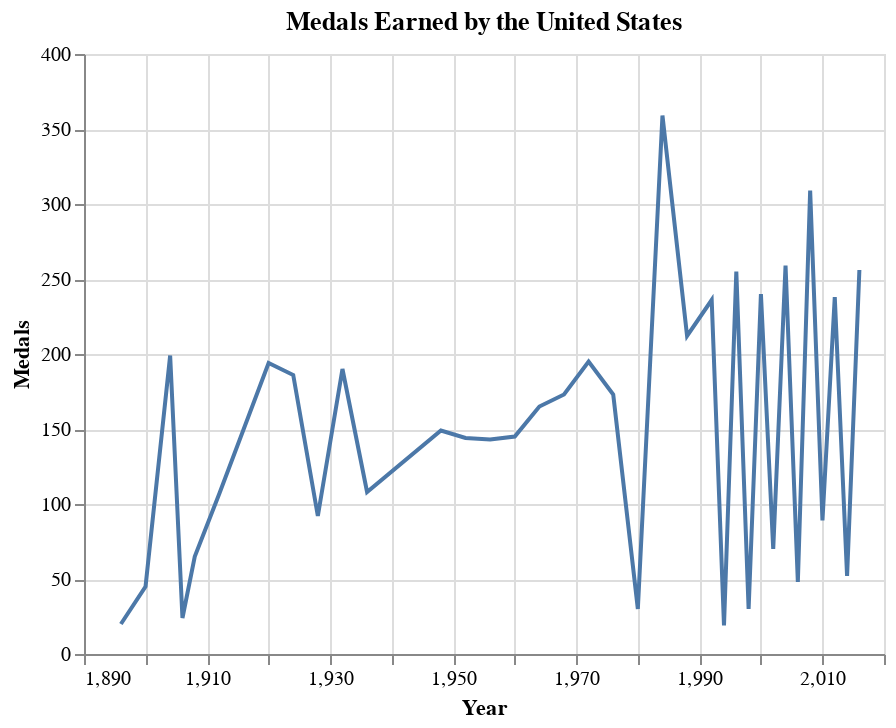

Source (notebook cell):
### Code cell
df2 = df.dropna(subset = 'Medal', inplace = False)
us = df2.groupby(['Team', 'Year'])['Medal'].count().unstack(fill_value=0)
us = us.loc['United States']
x = us.index
y = us.values
medals = pd.DataFrame({'Year':x, 'Medals':y})
alt.Chart(medals).mark_line().encode(x='Year', y='Medals').properties(title = 'Medals Earned by the United States')

### Figure 1 — Vega-Lite specification as saved in the notebook (floating-point values rounded to 4 significant figures)
{"config": {"view": {"continuousWidth": 400, "continuousHeight": 300}}, "data": {"name": "data-2548424403369ce1d665548aef236b2e"}, "mark": "line", "encoding": {"x": {"field": "Year", "type": "quantitative"}, "y": {"field": "Medals", "type": "quantitative"}}, "title": "Medals Earned by the United States", "$schema": "https://vega.github.io/schema/vega-lite/v4.17.0.json", "datasets": {"data-2548424403369ce1d665548aef236b2e": [{"Year": 1896, "Medals": 20}, {"Year": 1900, "Medals": 45}, {"Year": 1904, "Medals": 199}, {"Year": 1906, "Medals": 24}, {"Year": 1908, "Medals": 65}, {"Year": 1912, "Medals": 107}, {"Year": 1920, "Medals": 194}, {"Year": 1924, "Medals": 186}, {"Year": 1928, "Medals": 92}, {"Year": 1932, "Medals": 190}, {"Year": 1936, "Medals": 108}, {"Year": 1948, "Medals": 149}, {"Year": 1952, "Medals": 144}, {"Year": 1956, "Medals": 143}, {"Year": 1960, "Medals": 145}, {"Year": 1964, "Medals": 165}, {"Year": 1968, "Medals": 173}, {"Year": 1972, "Medals": 195}, {"Year": 1976, "Medals": 173}, {"Year": 1980, "Medals": 30}, {"Year": 1984, "Medals": 359}, {"Year": 1988, "Medals": 212}, {"Year": 1992, "Medals": 236}, {"Year": 1994, "Medals": 19}, {"Year": 1996, "Medals": 255}, {"Year": 1998, "Medals": 30}, {"Year": 2000, "Medals": 240}, {"Year": 2002, "Medals": 70}, {"Year": 2004, "Medals": 259}, {"Year": 2006, "Medals": 48}, {"Year": 2008, "Medals": 309}, {"Year": 2010, "Medals": 89}, {"Year": 2012, "Medals": 238}, {"Year": 2014, "Medals": 52}, {"Year": 2016, "Medals": 256}]}}
